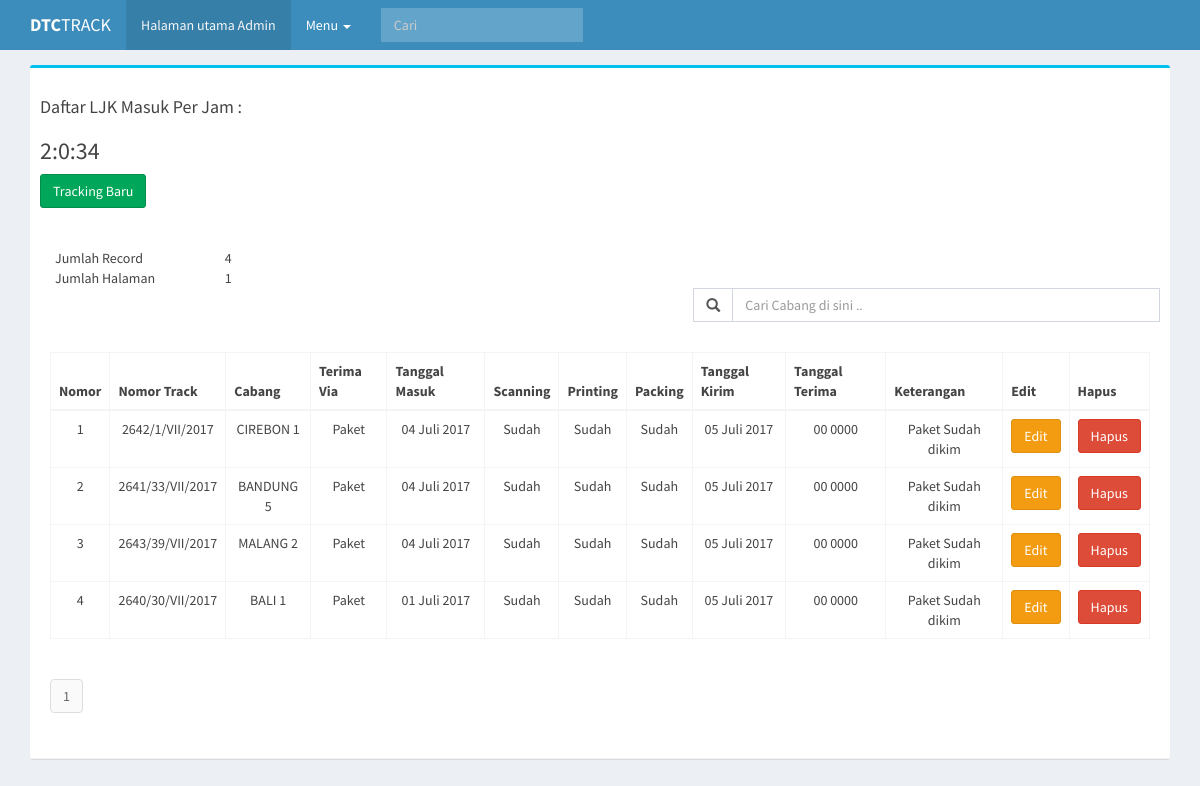
Page /admin/home.php on the committed database.
### tables this page shows
CREATE TABLE IF NOT EXISTS `utama` (
  `id_cabang` int(11) NOT NULL auto_increment,
  `no_kirim` varchar(30) NOT NULL,
  `cabang` varchar(50) NOT NULL,
  `via` varchar(50) NOT NULL,
  `tgl_masuk` date NOT NULL,
  `scanning` varchar(40) NOT NULL,
  `printing` varchar(40) NOT NULL,
  `packing` varchar(40) NOT NULL,
  `tgl_kirim` date NOT NULL,
  `tgl_terima` date NOT NULL,
  `ket` text NOT NULL,
  PRIMARY KEY  (`id_cabang`)
);

### admin/home.php (the view, shortened to what this page needs)
<?php
function DateToIndo($date) {
		$BulanIndo = array("Januari", "Februari", "Maret",
						   "April", "Mei", "Juni",
						   "Juli", "Agustus", "September",
						   "Oktober", "November", "Desember");
		$tahun = substr($date, 0, 4);
		$bulan = substr($date, 5, 2);
		$tgl   = substr($date, 8, 2);
		$result = $tgl . " " . $BulanIndo[(int)$bulan-1] . " ". $tahun;
		return($result);
}
?>
<!DOCTYPE html>
<html>
<head>
  <link rel="stylesheet" href="bootstrap/css/bootstrap.min.css">
  <link rel="stylesheet" href="https://cdnjs.cloudflare.com/ajax/libs/font-awesome/4.5.0/css/font-awesome.min.css">
  <link rel="stylesheet" href="https://cdnjs.cloudflare.com/ajax/libs/ionicons/2.0.1/css/ionicons.min.css">
  <link rel="stylesheet" href="dist/css/AdminLTE.min.css">
  <link rel="stylesheet" href="dist/css/skins/_all-skins.min.css">
</head>
<body class="hold-transition skin-blue layout-top-nav">
<div class="wrapper">
  <header class="main-header">
    <nav class="navbar navbar-static-top">
      <div class="container">
        <div class="navbar-header">
          <a href="home.php" class="navbar-brand"><b>DTC</b>TRACK</a>
        </div>
        <div class="collapse navbar-collapse pull-left" id="navbar-collapse">
          <ul class="nav navbar-nav">
            <li class="active"><a>Halaman utama Admin<span class="sr-only">(current)</span></a></li>
            <li class="dropdown">
              <a href="#" class="dropdown-toggle" data-toggle="dropdown">Menu <span class="caret"></span></a>
            </li>
          </ul>
          <form class="navbar-form navbar-left" role="search">
            <div class="form-group">
              <input type="text" class="form-control" id="navbar-search-input" placeholder="Cari">
            </div>
          </form>
        </div>
      </div>
    </nav>
  </header>
  <div class="content-wrapper">
    <div class="container">
      <section class="content-header">
      </section>
	  <div class="box box-info">
            <div class="box-header with-border">
            <div>
<h2 class="box-title">Daftar LJK Masuk Per Jam : <H3 id="output1" ></H3> </h2>
 </div>
<a href="tambah_track.php" ><button style="margin-bottom:20px" class="btn btn-success"></span>Tracking Baru</button></a>
<br/>
<br/>
<?php
$per_hal=20;
$jumlah_record=mysql_query("SELECT COUNT(*) from utama");
$jum=mysql_result($jumlah_record, 0);
$halaman=ceil($jum / $per_hal);
$page = (isset($_GET['page'])) ? (int)$_GET['page'] : 1;
$start = ($page - 1) * $per_hal;
?>
<div class="col-md-12">
	<table class="col-md-2">
		<tr>
			<td>Jumlah Record</td>
			<td><?php echo $jum; ?></td>
		</tr>
		<tr>
			<td>Jumlah Halaman</td>
			<td><?php echo $halaman; ?></td>
		</tr>
	</table>
</div>
          <form action="search_exe.php" name="formcari" method="post">
        <div class="input-group col-md-5 col-md-offset-7">
		<span class="input-group-addon" id="basic-addon1"><span class="glyphicon glyphicon-search"></span></span>
		<input input type="text" name="cabang" class="form-control" placeholder="Cari Cabang di sini .." aria-describedby="basic-addon1" >
	     </div>
          </form>
<br/>
<div class="box-body">
<div class="table-responsive">
<table class="table table-bordered table-hover" border="0">
	<tr>
		<thead>
                    <th align="center">Nomor</th>
					<th align="center">Nomor Track</th>
					<th align="center">Cabang</th>
					<th align="center">Terima Via</th>
                    <th align="center">Tanggal Masuk</th>
                    <th align="center">Scanning</th>
				    <th align="center">Printing</th>
					<th align="center">Packing</th>
                    <th align="center">Tanggal Kirim</th>
					<th align="center">Tanggal Terima</th>
					<th align="center">Keterangan</th>
					<th align="center">Edit</th>
					<th align="center">Hapus</th>
		</thead>
  </tr>
</div>
</div>
	<?php
	if(isset($_GET['cari'])){
		$cari=mysql_real_escape_string($_GET['cari']);
		$brg=mysql_query("select * from utama where Cabang like '$cari' or Tanggal like '$cari' order by tgl_masuk desc");
	}else{
		$brg=mysql_query("select * from utama order by tgl_masuk desc limit $start, $per_hal");
	}
	$no=1;
	while($b=mysql_fetch_array($brg)){
		?>
		<tr>
			<td align="center"><span class="style3"><span class="style5"><?php echo $no++ ?></span></td>
			<td align="center"><span class="style3"><span class="style5"><?php echo $b['no_kirim']; ?></span></td>
			<td align="center"><span class="style3"><span class="style5"><?php echo $b['cabang']; ?></span></td>
			<td align="center"><span class="style3"><span class="style5"><?php echo $b['via']; ?></span></td>
			<td align="center"><span class="style3"><span class="style5"><?php echo DateToIndo($b['tgl_masuk']); ?></span></td>
			<td align="center"><span class="style3"><span class="style5"><?php echo $b['scanning']; ?></span></td>
			<td align="center"><span class="style3"><span class="style5"><?php echo $b['printing']; ?></span></td>
			<td align="center"><span class="style3"><span class="style5"><?php echo $b['packing']; ?></span></td>
			<td align="center"><span class="style3"><span class="style5"><?php echo DateToIndo($b['tgl_kirim']); ?></span></td>
			<td align="center"><span class="style3"><span class="style5"><?php echo DateToIndo($b['tgl_terima']); ?></span></td>
			<td align="center"><span class="style3"><span class="style5"><?php echo $b['ket']; ?></span></td>
			<td>
				<span class="style4"><a href="edit.php?id_cabang=<?php echo $b['id_cabang']; ?>" class="btn btn-warning">Edit</a></td>
				<td><a onclick="if(confirm('Apakah anda yakin ingin menghapus data ini ??')){ location.href='hapus.php?id=<?php echo $b['id_cabang']; ?>' }" class="btn btn-danger">Hapus</a> </span></td>
		</tr>
		<?php
	}
	?>
<ul class="pagination">
			<?php
			for($x=1;$x<=$halaman;$x++){
				?>
				<li><a href="?page=<?php echo $x ?>"><?php echo $x ?></a></li>
				<?php
			}
			?>
</ul>
</body>
</html>

### rows in the picture
utama: no_kirim "2642/1/VII/2017", cabang "CIREBON 1", via "Paket", tgl_masuk "04 Juli 2017", scanning "Sudah", printing "Sudah", packing "Sudah", tgl_kirim "05 Juli 2017", tgl_terima "00 0000", ket "Paket Sudah dikim"
utama: no_kirim "2641/33/VII/2017", cabang "BANDUNG 5", via "Paket", tgl_masuk "04 Juli 2017", scanning "Sudah", printing "Sudah", packing "Sudah", tgl_kirim "05 Juli 2017", tgl_terima "00 0000", ket "Paket Sudah dikim"
utama: no_kirim "2643/39/VII/2017", cabang "MALANG 2", via "Paket", tgl_masuk "04 Juli 2017", scanning "Sudah", printing "Sudah", packing "Sudah", tgl_kirim "05 Juli 2017", tgl_terima "00 0000", ket "Paket Sudah dikim"
utama: no_kirim "2640/30/VII/2017", cabang "BALI 1", via "Paket", tgl_masuk "01 Juli 2017", scanning "Sudah", printing "Sudah", packing "Sudah", tgl_kirim "05 Juli 2017", tgl_terima "00 0000", ket "Paket Sudah dikim"

### other values in the picture
$jum "4"
$halaman "1"
